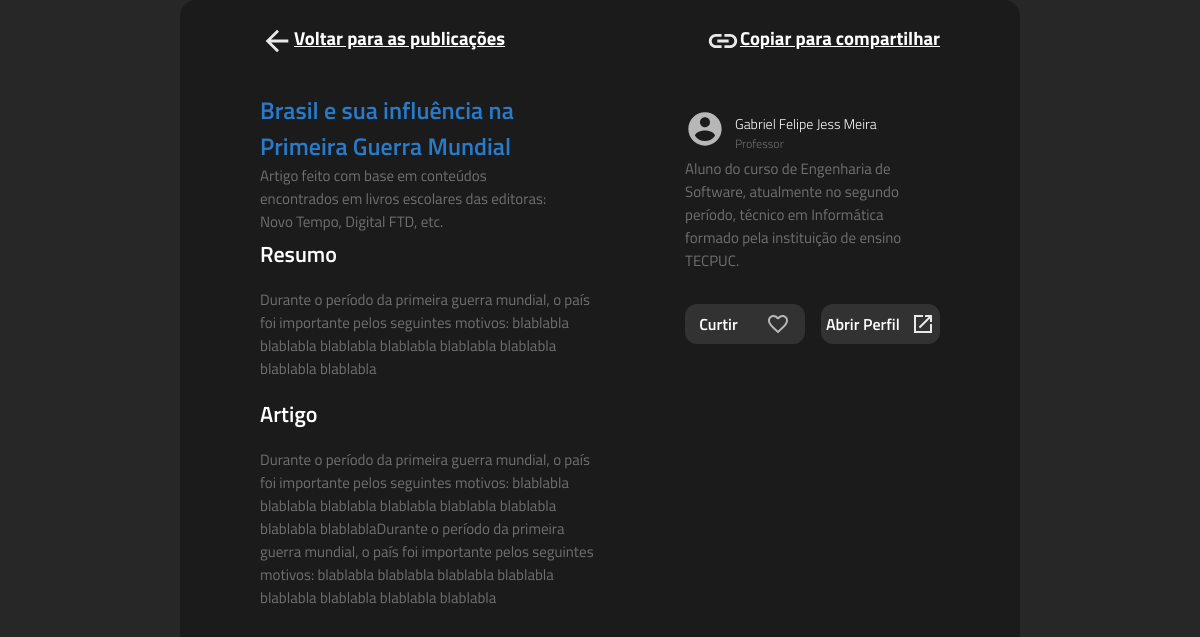
The app's page /pages/publicacao_expandida/publicacao_expandida.php?id=40 (signed in) with its own data.
### tables this page shows
CREATE TABLE `publicacoes` (
  `id` int(11) NOT NULL,
  `titulo` varchar(100) NOT NULL,
  `descricao` varchar(255) NOT NULL,
  `resumo` longtext NOT NULL,
  `artigo` longtext NOT NULL,
  `conteudo` int(11) NOT NULL,
  `usuario` int(11) NOT NULL,
  `datahora_publicacao` datetime NOT NULL
);

CREATE TABLE `users` (
  `id` int(11) NOT NULL,
  `nome` varchar(50) NOT NULL,
  `email` varchar(100) NOT NULL,
  `senha` varchar(20) NOT NULL,
  `data_nascimento` date NOT NULL,
  `tipo_user` int(1) NOT NULL,
  `biografia` varchar(255) DEFAULT NULL
);

### pages/publicacao_expandida/publicacao_expandida.php (the view, shortened to what this page needs)
<?php
    include('../../database/conexao.php');
    $id_pub = $_GET['id'];
    $sqlPublicacoes = "SELECT * FROM publicacoes WHERE id = $id_pub";
    $resultPublicacoes = $mysqli->query($sqlPublicacoes) or die(mysql_error());
    $publicacoes_data = mysqli_fetch_assoc($resultPublicacoes);
    $titulo = $publicacoes_data['titulo'];
    $descricao = $publicacoes_data['descricao'];
    $resumo = $publicacoes_data['resumo'];
    $artigo = $publicacoes_data['artigo'];
    $user_id = $publicacoes_data['usuario'];
    $sqlUsuario = "SELECT * FROM users WHERE id = $user_id";
    $resultUsuario = $mysqli->query($sqlUsuario) or die(mysql_error());
    $user_data = mysqli_fetch_assoc($resultUsuario);
    $user_nome = $user_data['nome'];
    $user_bio = $user_data['biografia'];
    $user_type = $user_data['tipo_user'];
    switch ($user_type) {
        case 2:
            $tp_user = "Professor";
            break;
    }
?>
<head>
    <link rel="stylesheet" href="../../styles/publicacao_expandida.css">
</head>
<body>
    <div class = "publish-window">
        <div class = "header-window">
            <a href="../users/home.php" class = "container-voltar">
                <img src = "../../assets/back-icon.svg" alt = "back-icon">
                <h3>Voltar para as publicações</h3>
            </a>
            <a href="" onclick="alert('Link copiado com sucesso!');" class = "copiar-container">
                <img src = "../../assets/link.svg" alt = "copy-icon">
                <h3>Copiar para compartilhar</h3>
            </a>
        </div>
        <main>
            <section class = "section-left">
                <div class = "title-and-desc">
                    <h1><?php echo $titulo?></h1>
                    <p class = "desc"><?php echo $descricao ?></p>
                </div>
                <div>
                    <h2>Resumo</h2>
                    <p><?php echo $resumo ?></p>
                </div>
                <div>
                    <h2>Artigo</h2>
                    <p><?php echo $artigo ?></p>
                </div>
            </section>
            <section class = "section-right">
                <div class = "right-down">
                    <div class = "usuario-informations">
                        <img src = "../../assets/Perfil.svg" alt = "Perfil-image">
                        <div>
                            <h4><?php echo $user_nome ?></h4>
                            <h5><?php echo $tp_user ?></h5>
                        </div>
                    </div>
                    <p><?php echo $user_bio ?></p>
                    <div class = "buttons">
                        <button type="button" onClick ="return changeLike(<?php echo $id_pub?>);">Curtir <img src = '../../assets/Like.svg' alt = 'like-button' id='like-<?php echo $id_pub;?>'></button>
                        <?php
                        if($user_id == $_SESSION['id']){?>
                            <button type="button" onclick="location.href='../perfil/perfil.php'"> Abrir Perfil <img src = "../../assets/Open.svg"></button>
                        <?php
                        }else{?>
                            <button type="button" onclick="location.href='../perfil_users/perfil_user.php?iduser=<?php echo $user_id?>'"> Abrir Perfil <img src = "../../assets/Open.svg"></button>
                        <?php
                        }
                        ?>
                    </div>
                </div>
            </section>
        </main>
    </div>
</body>

### styles/publicacao_expandida.css (style rules this page uses)
* { margin: 0; padding: 0; }
body { display: flex; justify-content: center; background-color: var(--background-color); height: 95vh; }
.publish-window { box-sizing: border-box; display: flex; flex-direction: column; width: 70%; padding: 24px 80px; background-color: var(--strong-gray); border-radius: 16px; overflow-y: scroll; }
.header-window { margin-bottom: 5%; }
.header-window, .header-window a { display: flex; flex-direction: row; justify-content: space-between; font-family: 'Titillium Web', sans-serif; font-weight: 400; font-size: 16px; color: var(--white); }
main { display: flex; }
.section-left { display: flex; flex-direction: column; justify-content: space-between; width: 50%; }
.section-right { display: flex; flex-direction: column; width: 50%; }
.publish-window h1 { font-family: 'Titillium Web', sans-serif; font-weight: 600; font-size: 24px; color: var(--blue); }
.publish-window h2 { font-family: 'Titillium Web', sans-serif; font-weight: 600; font-size: 22px; color: var(--white); margin: 5% 0; }
.publish-window p { font-family: 'Titillium Web', sans-serif; font-weight: 400; font-size: 15px; color: var(--gray); }
.title-and-desc { height: 128px; }
.desc { width: 85%; }
.right-down { width: 75%; align-self: flex-end; margin-top: 5%; }
.usuario-informations { display: flex; flex-direction: row; align-items: center; }
.usuario-informations h4 { font-family: 'Titillium Web', sans-serif; font-weight: 300; font-size: 14px; color: var(--white); }
.usuario-informations h5 { font-family: 'Titillium Web', sans-serif; font-weight: 300; font-size: 12px; color: var(--gray); }
.usuario-informations img { margin: 0 10px 3% 0; }
.buttons { display: flex; margin-top: 32px; gap: 16px; }
.buttons button { box-sizing: border-box; display: flex; align-items: center; justify-content: space-around; font-family: 'Titillium Web', sans-serif; font-weight: 600; font-size: 16px; background-color: var(--button-background); width: 100%; height: 40px; border: none; border-radius: 12px; color: var(--white); }
.buttons button img { width: 24px; }

### records on screen
publicacoes: titulo "Brasil e sua influência na Primeira Guerra Mundial", descricao "Artigo feito com base em conteúdos encontrados em livros escolares das editoras: Novo Tempo, Digital FTD, etc.", resumo "Durante o período da primeira guerra mundial, o país foi importante pelos seguintes motivos: blablabla blablabla blablabla blablabla blablabla blablabla blablabla blablabla", artigo "Durante o período da primeira guerra mundial, o país foi importante pelos seguintes motivos: blablabla blablabla blablabla blablabla blablabla blablabla blablabla blablablaDurante o período da primeira guerra mundial, o país foi importante pelos seguintes motivos: blablabla blablabla blablabla blablabla blablabla blablabla blablabla blablabla"
users: nome "Gabriel Felipe Jess Meira", tipo_user "Professor", biografia "Aluno do curso de Engenharia de Software, atualmente no segundo período, técnico em Informática formado pela instituição de ensino TECPUC."
